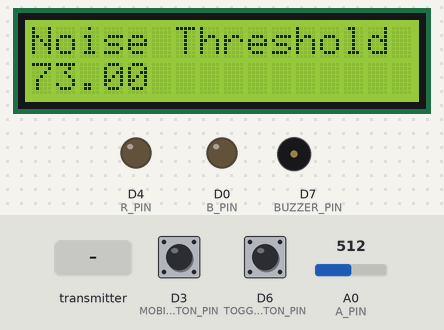
The sketch below on a simulated ESP8266 (NodeMCU). On the bench: 16×2 character LCD, output pins drawn as LEDs (lit = HIGH), buzzer (waves = sounding, pin HIGH). The test bench sets the inputs (shaded band); at power-on: D6 (TOGGLE_BUTTON_PIN) HIGH, D3 (MOBILE_BUTTON_PIN) HIGH, A0 (A_PIN) = 512. WiFi joins after 1.5 s; servers stay silent unless stated; what the sketch prints to the serial monitor is not drawn.

Above: at 3.2 s.
3.3 s: D6 (TOGGLE_BUTTON_PIN) pulled LOW for 0.15 s
At 6.0 s:
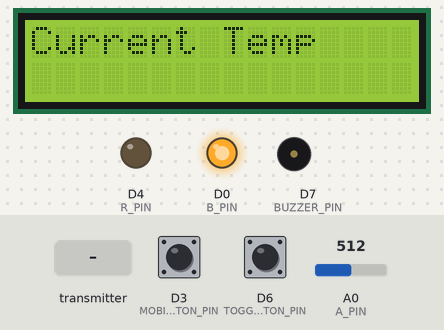
6.4 s: D3 (MOBILE_BUTTON_PIN) pulled LOW for 0.15 s
At 7.1 s:
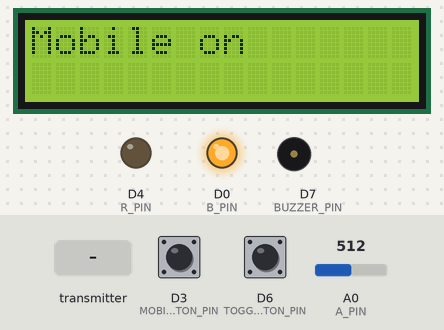
9.5 s: A0 (A_PIN) set to 551
At 10.6 s:
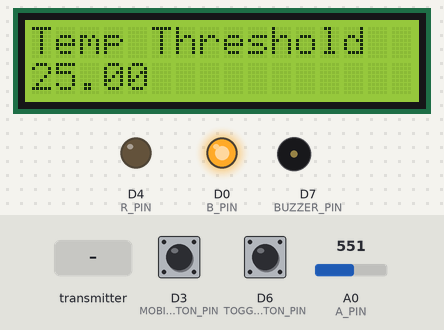
11.0 s: D3 (MOBILE_BUTTON_PIN) pulled LOW for 1 s
At 11.8 s:
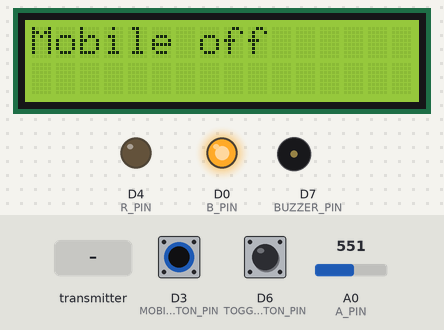
15.0 s: D6 (TOGGLE_BUTTON_PIN) pulled LOW for 1 s
At 15.9 s:
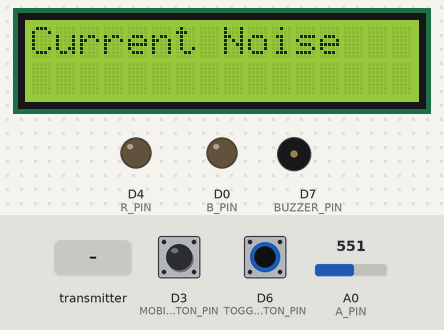
17.5 s: the transmitter starts sending noiseLevel = 100
At 18.9 s:
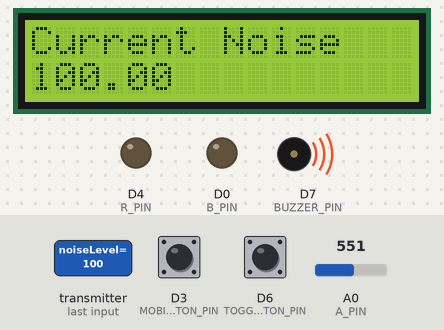
Timing chart, 0 to 20.3 s (numbered marks = the images above; inputs shaded):
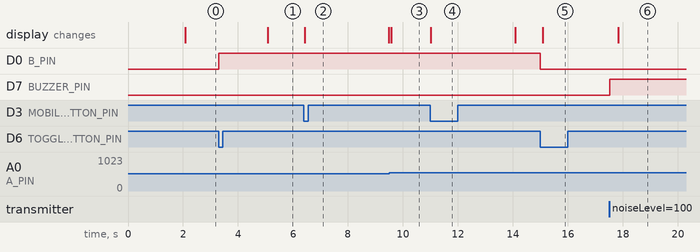

The sketch:

controller.ino
```cpp
/*
  34338 Baby Monitor Controller

  This acts as a controller unit for the baby monitor system.

  This runs on an ESP-8266. It expects 2 LEDs, 2 buttons, one potentiometer,
  and one LCD screen of size 16x2. It is also necessary to have an open WiFi-hotspot.
  The credentials for this can be changed below.
  Data is received from another ESP running the sensor modules. To send on/off signals
  for the mobile connected to the sensor-ESP, the MAC-address of this ESP must be changed
  below.
  When data is received, it is uploaded to a ThingSpeak channel with ID and APIKey
  which can be changed below.

  Modified 17 Jan 2023

  GitHub URL:
  https://github.com/DBras/34338-sensor/
*/

#include <ESP8266WiFi.h>
#include <ThingSpeak.h>
#include <LiquidCrystal_I2C.h>
#include <espnow.h>

#define R_PIN D4
#define B_PIN D0
#define A_PIN A0
#define BUZZER_PIN D7
#define TOGGLE_BUTTON_PIN D6
#define MOBILE_BUTTON_PIN D3

// Incoming message structure
uint8_t broadcastAddress[] = { 0x84, 0xF3, 0xEB, 0x31, 0x2E, 0x16 };
typedef struct struct_message {
  float temperature;
  float humidity;
  float noiseLevel;
} struct_message;
// Outgoing message structure
typedef struct sent_struct_message {
  bool turnOn;
} sent_struct_message;
struct_message receivedData;
sent_struct_message sentData;

// ThingSpeak & WiFi connection parameters
unsigned long channelID = 2004080;
const char* APIKey = "A5HP1PM53222TH9M";
const char* ssid = "P7";
const char* pass = "dtuiot!!";
WiFiClient client;

// Define time intervals
const long intervalLCD = 100;
const long intervalButton = 100;
const long intervalChange = 3000;
const long buzzerTimer = 1000;
unsigned long currentTime;
unsigned long prevToggleButton = 0;
unsigned long prevMobileButton = 0;
unsigned long prevLCD = 0;
unsigned long prevRead = 0;
unsigned long analogChange = 0;
unsigned long buzzerStartTime = 0;

// Initiate display
LiquidCrystal_I2C lcd(0x27, 16, 2);

// Button toggle setup
bool buttonToggle = false;
bool mobileButtonToggle = false;
bool allowToggleButton = true;
bool allowMobileButton = true;

// Limiter variables
int prevAnalogRead, currentAnalogRead;
float temperatureThreshold = 25;
float noiseThreshold = 63;

// Ready to write to ThingSpeak
bool readyToWrite = false;

// Buzzer initialization
bool buzz = false;

//Write to LCD with float
void writeLCD(String topLine, float bottomLine){
  lcd.setCursor(0, 1);
  if (bottomLine != NULL) {
    lcd.print(bottomLine);
  } else {
    lcd.clear();
  }
  for (int i = topLine.length(); i <= 16; i++) {
    topLine += " ";
  }
  lcd.setCursor(0, 0);
  lcd.print(topLine);
}

void onDataSent(uint8_t* mac_addr, uint8_t sendStatus) {
  // Print status of last packet
  Serial.print("Last Packet Send Status: ");
  if (sendStatus == 0) {
    Serial.println("Delivery success");
  } else {
    Serial.println("Delivery fail");
  }
}

// Function to run when data is received
void onDataRec(uint8_t* mac, uint8_t* incomingData, uint8_t len) {
  // Copy to structure, print data
  memcpy(&receivedData, incomingData, sizeof(receivedData));
  Serial.print("Temp: ");
  Serial.println(receivedData.temperature);
  Serial.print("Hum: ");
  Serial.println(receivedData.humidity);
  Serial.print("Noise: ");
  Serial.println(receivedData.noiseLevel);

  // React if levels are too high
  if (receivedData.temperature >= temperatureThreshold) {
    digitalWrite(R_PIN, HIGH);
  } else {
    digitalWrite(R_PIN, LOW);
  }

  //Buzzer for an amount of time
  if (receivedData.noiseLevel >= noiseThreshold) {
    buzz = true;
    buzzerStartTime = currentTime;
  } else {
    buzz = false;
  }

  // Flag ready to write to ThingSpeak
  readyToWrite = true;
}

void setup() {
  Serial.begin(115200);
  // LED pins
  pinMode(B_PIN, OUTPUT);
  pinMode(R_PIN, OUTPUT);
  // Potentiometer analog pin
  pinMode(A_PIN, INPUT);
  // Button pin
  pinMode(TOGGLE_BUTTON_PIN, INPUT_PULLUP);
  pinMode(MOBILE_BUTTON_PIN, INPUT_PULLUP);
  // Buzzer pin
  pinMode(BUZZER_PIN, OUTPUT);

  // Initialize the lcd
  lcd.init();
  lcd.backlight();

  // Initialize WiFi
  WiFi.mode(WIFI_AP_STA);
  WiFi.begin(ssid, pass);
  while (WiFi.status() != WL_CONNECTED) {
    delay(1000);
    Serial.print(".");
  }
  Serial.print("WiFi channel: ");
  Serial.println(WiFi.channel());
  // Initialize ESPNow
  if (esp_now_init() != 0) {
    Serial.println("Error initializing ESP-NOW");
    return;
  }
  esp_now_set_self_role(ESP_NOW_ROLE_COMBO);
  esp_now_register_send_cb(onDataSent);
  esp_now_add_peer(broadcastAddress, ESP_NOW_ROLE_COMBO, 1, NULL, 0);
  esp_now_register_recv_cb(onDataRec);

  // Begin ThingSpeak
  ThingSpeak.begin(client);
}

void loop() {
  // Time tracking
  currentTime = millis();

  // Buzzer time controller
  if (buzz) {
    if (currentTime - buzzerStartTime <= buzzerTimer) {
      digitalWrite(BUZZER_PIN, HIGH);
    } else {
      buzz = false;
      digitalWrite(BUZZER_PIN, LOW);
    }
  }

  // Toggle button & blue LED
  if (digitalRead(TOGGLE_BUTTON_PIN) == false) {
    if (allowToggleButton == true) {
      buttonToggle = !buttonToggle;
      allowToggleButton = false;
      digitalWrite(B_PIN, !digitalRead(B_PIN));
    }
    prevToggleButton = currentTime;
  } else if (currentTime - prevToggleButton >= intervalButton) {
    allowToggleButton = true;
  }

  // Toggle mobile
  if (digitalRead(MOBILE_BUTTON_PIN) == false) {
    if (allowMobileButton == true) {
      // Toggle and send to other ESP
      mobileButtonToggle = !mobileButtonToggle;
      sentData.turnOn = mobileButtonToggle;
      Serial.print("Mobile status: ");
      Serial.println(mobileButtonToggle);
      esp_now_send(broadcastAddress, (uint8_t*)&sentData, sizeof(sentData));
      // Write to LCD
      if (mobileButtonToggle) {
        writeLCD("Mobile on", NULL);
      } else {
        writeLCD("Mobile off", NULL);
      }
      analogChange = currentTime;
      allowMobileButton = false;
    }
    prevMobileButton = currentTime;
  } else if (currentTime - prevMobileButton >= intervalButton) {
    allowMobileButton = true;
  }

  // Update display and set new thresholds
  if (currentTime - prevLCD >= intervalLCD) {
    prevLCD = currentTime;
    currentAnalogRead = analogRead(A_PIN);

    // Detect change in potentiometer
    if (prevAnalogRead - currentAnalogRead < -20
        || prevAnalogRead - currentAnalogRead > 20) {
      prevAnalogRead = currentAnalogRead;
      analogChange = currentTime;
      // Change temp or noise threshold depending on button toggle
      if (buttonToggle) {
        // Print new threshold to serial and LCD
        // Division by 100 to get range of 10
        temperatureThreshold = 20.0 + (currentAnalogRead / 100);
        Serial.println(temperatureThreshold);
        writeLCD("Temp Threshold", temperatureThreshold);
      } else {
        // Division by 50 to get range of 20
        noiseThreshold = 63.0 + (currentAnalogRead / 50);
        Serial.println(noiseThreshold);
        writeLCD("Noise Threshold", noiseThreshold);
      }
    }
    // Display current readings on display
    else if (currentTime - analogChange >= intervalChange) {
      if (buttonToggle) {
        writeLCD("Current Temp", receivedData.temperature);
      } else {
        writeLCD("Current Noise", receivedData.noiseLevel);
      }
    }
  }

  // Write to ThingSpeak if data is ready
  if (readyToWrite) {
    ThingSpeak.setField(1, receivedData.temperature);
    ThingSpeak.setField(2, receivedData.humidity);
    ThingSpeak.setField(3, receivedData.noiseLevel);
    ThingSpeak.writeFields(channelID, APIKey);
    readyToWrite = false;
  }
}
```

Measured:
- the behaviour switches between 532 and 533 on A0 (A_PIN) (found by bisection; images 2 and 3)
- after the input at 3.3 s, D0 (B_PIN): LOW → HIGH at once; the display: changes after 1.8 s (image 1)
- after the input at 6.4 s, the display: changes at once (image 2)
- after the input at 9.5 s, the display: changes after 0.08 s (image 3)
- after the input at 11.0 s, the display: changes at once (image 4)
- after the input at 15.0 s, D0 (B_PIN): HIGH → LOW at once; the display: changes after 0.08 s (image 5)
- after the input at 17.5 s, D7 (BUZZER_PIN): LOW → HIGH at once; the display: changes after 0.34 s (image 6)
